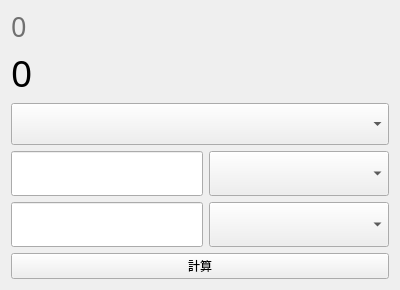
<?xml version="1.0" encoding="UTF-8"?>
<ui version="4.0">
 <class>Form</class>
 <widget class="QWidget" name="Form">
  <property name="geometry">
   <rect>
    <x>0</x>
    <y>0</y>
    <width>400</width>
    <height>253</height>
   </rect>
  </property>
  <property name="windowTitle">
   <string>單位轉換器</string>
  </property>
  <layout class="QGridLayout" name="gridLayout_3">
   <item row="2" column="0">
    <layout class="QGridLayout" name="gridLayout_2">
     <item row="5" column="0">
      <widget class="QLineEdit" name="LineEditInput1">
       <property name="maximumSize">
        <size>
         <width>200</width>
         <height>16777215</height>
        </size>
       </property>
       <property name="font">
        <font>
         <family>小賴字體 等寬 SC</family>
         <pointsize>20</pointsize>
        </font>
       </property>
      </widget>
     </item>
     <item row="6" column="1">
      <widget class="QComboBox" name="ComboBoxInput2">
       <property name="font">
        <font>
         <family>小賴字體 等寬 SC</family>
         <pointsize>20</pointsize>
        </font>
       </property>
       <property name="currentText">
        <string/>
       </property>
       <property name="currentIndex">
        <number>-1</number>
       </property>
       <property name="sizeAdjustPolicy">
        <enum>QComboBox::SizeAdjustPolicy::AdjustToMinimumContentsLengthWithIcon</enum>
       </property>
      </widget>
     </item>
     <item row="5" column="1">
      <widget class="QComboBox" name="ComboBoxInput1">
       <property name="minimumSize">
        <size>
         <width>180</width>
         <height>0</height>
        </size>
       </property>
       <property name="maximumSize">
        <size>
         <width>200</width>
         <height>16777215</height>
        </size>
       </property>
       <property name="font">
        <font>
         <family>小賴字體 等寬 SC</family>
         <pointsize>20</pointsize>
        </font>
       </property>
      </widget>
     </item>
     <item row="6" column="0">
      <widget class="QLineEdit" name="LineEditInput2">
       <property name="font">
        <font>
         <family>小賴字體 等寬 SC</family>
         <pointsize>20</pointsize>
        </font>
       </property>
      </widget>
     </item>
     <item row="3" column="0" colspan="2">
      <widget class="QLabel" name="LabelOutput2">
       <property name="maximumSize">
        <size>
         <width>16777215</width>
         <height>50</height>
        </size>
       </property>
       <property name="font">
        <font>
         <family>小賴字體 等寬 SC</family>
         <pointsize>28</pointsize>
        </font>
       </property>
       <property name="text">
        <string>0</string>
       </property>
      </widget>
     </item>
     <item row="2" column="0" colspan="2">
      <widget class="QLabel" name="LabelOutput1">
       <property name="enabled">
        <bool>false</bool>
       </property>
       <property name="maximumSize">
        <size>
         <width>16777215</width>
         <height>30</height>
        </size>
       </property>
       <property name="font">
        <font>
         <family>小賴字體 等寬 SC</family>
         <pointsize>20</pointsize>
        </font>
       </property>
       <property name="styleSheet">
        <string notr="true">color: rgb(112, 112, 112);</string>
       </property>
       <property name="text">
        <string>0</string>
       </property>
      </widget>
     </item>
     <item row="4" column="0" colspan="2">
      <widget class="QComboBox" name="ComboBoxSelect">
       <property name="font">
        <font>
         <family>小賴字體 等寬 SC</family>
         <pointsize>18</pointsize>
        </font>
       </property>
       <property name="editable">
        <bool>false</bool>
       </property>
       <property name="currentText">
        <string/>
       </property>
      </widget>
     </item>
     <item row="7" column="0" colspan="2">
      <widget class="QPushButton" name="pushButtonCalc">
       <property name="text">
        <string>計算</string>
       </property>
      </widget>
     </item>
    </layout>
   </item>
  </layout>
 </widget>
 <resources/>
 <connections/>
</ui>
